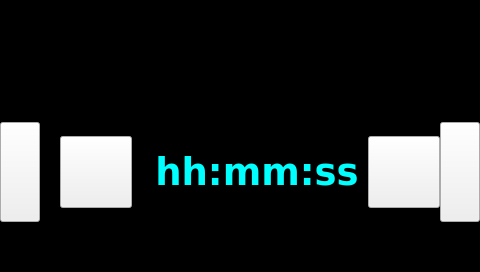
<?xml version="1.0" encoding="UTF-8"?>
<ui version="4.0">
 <class>page022</class>
 <widget class="QWidget" name="page022">
  <property name="geometry">
   <rect>
    <x>0</x>
    <y>0</y>
    <width>480</width>
    <height>272</height>
   </rect>
  </property>
  <property name="sizePolicy">
   <sizepolicy hsizetype="MinimumExpanding" vsizetype="MinimumExpanding">
    <horstretch>0</horstretch>
    <verstretch>0</verstretch>
   </sizepolicy>
  </property>
  <property name="minimumSize">
   <size>
    <width>272</width>
    <height>272</height>
   </size>
  </property>
  <property name="maximumSize">
   <size>
    <width>1280</width>
    <height>1280</height>
   </size>
  </property>
  <property name="windowTitle">
   <string notr="true">page022</string>
  </property>
  <property name="styleSheet">
   <string notr="true">QWidget#page022
{
background-color: rgb(0, 0, 0);
}</string>
  </property>
  <layout class="QVBoxLayout" name="verticalLayout">
   <property name="spacing">
    <number>0</number>
   </property>
   <property name="margin">
    <number>0</number>
   </property>
   <item>
    <widget class="HeaderPanel" name="headerPanel" native="true">
     <property name="sizePolicy">
      <sizepolicy hsizetype="MinimumExpanding" vsizetype="MinimumExpanding">
       <horstretch>0</horstretch>
       <verstretch>0</verstretch>
      </sizepolicy>
     </property>
     <property name="minimumSize">
      <size>
       <width>480</width>
       <height>72</height>
      </size>
     </property>
    </widget>
   </item>
   <item>
    <spacer name="verticalSpacer_top">
     <property name="orientation">
      <enum>Qt::Vertical</enum>
     </property>
     <property name="sizeHint" stdset="0">
      <size>
       <width>20</width>
       <height>40</height>
      </size>
     </property>
    </spacer>
   </item>
   <item>
    <layout class="QGridLayout" name="gridLayout">
     <property name="margin">
      <number>0</number>
     </property>
     <property name="spacing">
      <number>0</number>
     </property>
     <item row="0" column="0" rowspan="3">
      <widget class="ATCMbutton" name="atcmButton_prev">
       <property name="sizePolicy">
        <sizepolicy hsizetype="MinimumExpanding" vsizetype="MinimumExpanding">
         <horstretch>0</horstretch>
         <verstretch>0</verstretch>
        </sizepolicy>
       </property>
       <property name="minimumSize">
        <size>
         <width>40</width>
         <height>40</height>
        </size>
       </property>
       <property name="font">
        <font>
         <family>DejaVu Sans</family>
         <pointsize>24</pointsize>
        </font>
       </property>
       <property name="iconSize">
        <size>
         <width>40</width>
         <height>40</height>
        </size>
       </property>
       <property name="checkable">
        <bool>true</bool>
       </property>
       <property name="checked">
        <bool>false</bool>
       </property>
       <property name="toolTip">
        <string/>
       </property>
       <property name="whatsThis">
        <string>ATCMbutton widget</string>
       </property>
       <property name="pageName">
        <string notr="true">page021</string>
       </property>
       <property name="remember">
        <bool>false</bool>
       </property>
       <property name="statusvar">
        <string notr="true"/>
       </property>
       <property name="viewStatus">
        <bool>false</bool>
       </property>
       <property name="visibilityVar">
        <string notr="true"/>
       </property>
       <property name="bgColor">
        <color>
         <red>0</red>
         <green>0</green>
         <blue>0</blue>
        </color>
       </property>
       <property name="borderColor">
        <color>
         <red>255</red>
         <green>85</green>
         <blue>0</blue>
        </color>
       </property>
       <property name="fontColor">
        <color>
         <red>255</red>
         <green>85</green>
         <blue>0</blue>
        </color>
       </property>
       <property name="bgPressColor">
        <color>
         <red>0</red>
         <green>0</green>
         <blue>0</blue>
        </color>
       </property>
       <property name="borderPressColor">
        <color>
         <red>255</red>
         <green>85</green>
         <blue>0</blue>
        </color>
       </property>
       <property name="fontPressColor">
        <color>
         <red>255</red>
         <green>85</green>
         <blue>0</blue>
        </color>
       </property>
       <property name="text">
        <string/>
       </property>
       <property name="pressText">
        <string/>
       </property>
       <property name="icon">
        <iconset resource="resources.qrc">
         <normaloff>:/icons/icons/Previous.png</normaloff>:/icons/icons/Previous.png</iconset>
       </property>
       <property name="borderWidth">
        <number>0</number>
       </property>
       <property name="borderRadius">
        <number>0</number>
       </property>
       <property name="apparence">
        <enum>QFrame::Plain</enum>
       </property>
      </widget>
     </item>
     <item row="1" column="1">
      <layout class="QHBoxLayout" name="horizontalLayout_Stopwatch">
       <property name="spacing">
        <number>0</number>
       </property>
       <property name="leftMargin">
        <number>10</number>
       </property>
       <item>
        <spacer name="horizontalSpacer_2">
         <property name="orientation">
          <enum>Qt::Horizontal</enum>
         </property>
         <property name="sizeType">
          <enum>QSizePolicy::MinimumExpanding</enum>
         </property>
         <property name="sizeHint" stdset="0">
          <size>
           <width>10</width>
           <height>20</height>
          </size>
         </property>
        </spacer>
       </item>
       <item>
        <widget class="ATCMbutton" name="atcmButton_StartPause">
         <property name="sizePolicy">
          <sizepolicy hsizetype="MinimumExpanding" vsizetype="MinimumExpanding">
           <horstretch>0</horstretch>
           <verstretch>0</verstretch>
          </sizepolicy>
         </property>
         <property name="minimumSize">
          <size>
           <width>72</width>
           <height>72</height>
          </size>
         </property>
         <property name="maximumSize">
          <size>
           <width>72</width>
           <height>72</height>
          </size>
         </property>
         <property name="font">
          <font>
           <family>DejaVu Sans</family>
           <pointsize>8</pointsize>
          </font>
         </property>
         <property name="iconSize">
          <size>
           <width>64</width>
           <height>60</height>
          </size>
         </property>
         <property name="checkable">
          <bool>true</bool>
         </property>
         <property name="checked">
          <bool>false</bool>
         </property>
         <property name="toolTip">
          <string/>
         </property>
         <property name="whatsThis">
          <string>ATCMbutton widget</string>
         </property>
         <property name="pageName">
          <string notr="true"/>
         </property>
         <property name="statusvar">
          <string notr="true"/>
         </property>
         <property name="viewStatus">
          <bool>false</bool>
         </property>
         <property name="visibilityVar">
          <string notr="true"/>
         </property>
         <property name="bgColor">
          <color>
           <red>0</red>
           <green>0</green>
           <blue>0</blue>
          </color>
         </property>
         <property name="borderColor">
          <color>
           <red>0</red>
           <green>255</green>
           <blue>255</blue>
          </color>
         </property>
         <property name="bgPressColor">
          <color>
           <red>0</red>
           <green>170</green>
           <blue>170</blue>
          </color>
         </property>
         <property name="borderPressColor">
          <color>
           <red>0</red>
           <green>255</green>
           <blue>255</blue>
          </color>
         </property>
         <property name="text">
          <string/>
         </property>
         <property name="pressText">
          <string/>
         </property>
         <property name="icon">
          <iconset resource="resources.qrc">
           <normaloff>:/icons/icons/Start.png</normaloff>:/icons/icons/Start.png</iconset>
         </property>
         <property name="pressIcon">
          <iconset resource="resources.qrc">
           <normaloff>:/icons/icons/Pause.png</normaloff>:/icons/icons/Pause.png</iconset>
         </property>
         <property name="borderWidth">
          <number>3</number>
         </property>
         <property name="borderRadius">
          <number>72</number>
         </property>
         <property name="apparence">
          <enum>QFrame::Raised</enum>
         </property>
        </widget>
       </item>
       <item>
        <widget class="QLabel" name="label_timer">
         <property name="sizePolicy">
          <sizepolicy hsizetype="MinimumExpanding" vsizetype="MinimumExpanding">
           <horstretch>0</horstretch>
           <verstretch>0</verstretch>
          </sizepolicy>
         </property>
         <property name="minimumSize">
          <size>
           <width>250</width>
           <height>100</height>
          </size>
         </property>
         <property name="maximumSize">
          <size>
           <width>16777215</width>
           <height>16777215</height>
          </size>
         </property>
         <property name="font">
          <font>
           <family>DejaVu Sans</family>
           <pointsize>28</pointsize>
           <weight>75</weight>
           <bold>true</bold>
          </font>
         </property>
         <property name="styleSheet">
          <string notr="true">color: rgb(0, 255, 255);</string>
         </property>
         <property name="text">
          <string>hh:mm:ss</string>
         </property>
         <property name="alignment">
          <set>Qt::AlignCenter</set>
         </property>
        </widget>
       </item>
       <item>
        <widget class="ATCMbutton" name="atcmButton_Reset">
         <property name="sizePolicy">
          <sizepolicy hsizetype="MinimumExpanding" vsizetype="MinimumExpanding">
           <horstretch>0</horstretch>
           <verstretch>0</verstretch>
          </sizepolicy>
         </property>
         <property name="minimumSize">
          <size>
           <width>72</width>
           <height>72</height>
          </size>
         </property>
         <property name="maximumSize">
          <size>
           <width>72</width>
           <height>72</height>
          </size>
         </property>
         <property name="font">
          <font>
           <family>DejaVu Sans</family>
           <pointsize>8</pointsize>
          </font>
         </property>
         <property name="iconSize">
          <size>
           <width>64</width>
           <height>64</height>
          </size>
         </property>
         <property name="checkable">
          <bool>false</bool>
         </property>
         <property name="toolTip">
          <string/>
         </property>
         <property name="whatsThis">
          <string>ATCMbutton widget</string>
         </property>
         <property name="pageName">
          <string notr="true"/>
         </property>
         <property name="statusvar">
          <string notr="true"/>
         </property>
         <property name="viewStatus">
          <bool>false</bool>
         </property>
         <property name="visibilityVar">
          <string notr="true"/>
         </property>
         <property name="bgColor">
          <color>
           <red>0</red>
           <green>0</green>
           <blue>0</blue>
          </color>
         </property>
         <property name="borderColor">
          <color>
           <red>0</red>
           <green>255</green>
           <blue>255</blue>
          </color>
         </property>
         <property name="bgPressColor">
          <color>
           <red>0</red>
           <green>170</green>
           <blue>170</blue>
          </color>
         </property>
         <property name="borderPressColor">
          <color>
           <red>0</red>
           <green>255</green>
           <blue>255</blue>
          </color>
         </property>
         <property name="text">
          <string/>
         </property>
         <property name="pressText">
          <string/>
         </property>
         <property name="icon">
          <iconset resource="resources.qrc">
           <normaloff>:/icons/icons/SkipBackward.png</normaloff>:/icons/icons/SkipBackward.png</iconset>
         </property>
         <property name="borderWidth">
          <number>3</number>
         </property>
         <property name="borderRadius">
          <number>72</number>
         </property>
         <property name="apparence">
          <enum>QFrame::Raised</enum>
         </property>
        </widget>
       </item>
       <item>
        <spacer name="horizontalSpacer">
         <property name="orientation">
          <enum>Qt::Horizontal</enum>
         </property>
         <property name="sizeHint" stdset="0">
          <size>
           <width>40</width>
           <height>20</height>
          </size>
         </property>
        </spacer>
       </item>
      </layout>
     </item>
     <item row="0" column="2" rowspan="3">
      <widget class="ATCMbutton" name="atcmButton_next">
       <property name="sizePolicy">
        <sizepolicy hsizetype="MinimumExpanding" vsizetype="MinimumExpanding">
         <horstretch>0</horstretch>
         <verstretch>0</verstretch>
        </sizepolicy>
       </property>
       <property name="minimumSize">
        <size>
         <width>40</width>
         <height>40</height>
        </size>
       </property>
       <property name="font">
        <font>
         <family>DejaVu Sans</family>
         <pointsize>24</pointsize>
        </font>
       </property>
       <property name="iconSize">
        <size>
         <width>64</width>
         <height>60</height>
        </size>
       </property>
       <property name="checkable">
        <bool>true</bool>
       </property>
       <property name="checked">
        <bool>false</bool>
       </property>
       <property name="toolTip">
        <string/>
       </property>
       <property name="whatsThis">
        <string>ATCMbutton widget</string>
       </property>
       <property name="pageName">
        <string notr="true"/>
       </property>
       <property name="remember">
        <bool>false</bool>
       </property>
       <property name="statusvar">
        <string notr="true"/>
       </property>
       <property name="viewStatus">
        <bool>false</bool>
       </property>
       <property name="visibilityVar">
        <string notr="true"/>
       </property>
       <property name="bgColor">
        <color>
         <red>0</red>
         <green>0</green>
         <blue>0</blue>
        </color>
       </property>
       <property name="borderColor">
        <color>
         <red>255</red>
         <green>85</green>
         <blue>0</blue>
        </color>
       </property>
       <property name="fontColor">
        <color>
         <red>255</red>
         <green>85</green>
         <blue>0</blue>
        </color>
       </property>
       <property name="bgPressColor">
        <color>
         <red>0</red>
         <green>0</green>
         <blue>0</blue>
        </color>
       </property>
       <property name="borderPressColor">
        <color>
         <red>255</red>
         <green>85</green>
         <blue>0</blue>
        </color>
       </property>
       <property name="fontPressColor">
        <color>
         <red>255</red>
         <green>85</green>
         <blue>0</blue>
        </color>
       </property>
       <property name="text">
        <string/>
       </property>
       <property name="pressText">
        <string/>
       </property>
       <property name="borderWidth">
        <number>0</number>
       </property>
       <property name="borderRadius">
        <number>0</number>
       </property>
       <property name="apparence">
        <enum>QFrame::Plain</enum>
       </property>
      </widget>
     </item>
    </layout>
   </item>
   <item>
    <spacer name="verticalSpacer_bottom">
     <property name="orientation">
      <enum>Qt::Vertical</enum>
     </property>
     <property name="sizeHint" stdset="0">
      <size>
       <width>20</width>
       <height>40</height>
      </size>
     </property>
    </spacer>
   </item>
  </layout>
 </widget>
 <customwidgets>
  <customwidget>
   <class>ATCMbutton</class>
   <extends>QPushButton</extends>
   <header>atcmplugin.h</header>
  </customwidget>
  <customwidget>
   <class>HeaderPanel</class>
   <extends>QWidget</extends>
   <header>headerpanel.h</header>
   <container>1</container>
  </customwidget>
 </customwidgets>
 <resources>
  <include location="resources.qrc"/>
 </resources>
 <connections>
  <connection>
   <sender>atcmButton_prev</sender>
   <signal>newPage(const char*,bool)</signal>
   <receiver>page022</receiver>
   <slot>goto_page(const char*,bool)</slot>
   <hints>
    <hint type="sourcelabel">
     <x>20</x>
     <y>20</y>
    </hint>
    <hint type="destinationlabel">
     <x>20</x>
     <y>20</y>
    </hint>
   </hints>
  </connection>
 </connections>
 <slots>
  <slot>goto_page(const char*,bool)</slot>
 </slots>
</ui>
